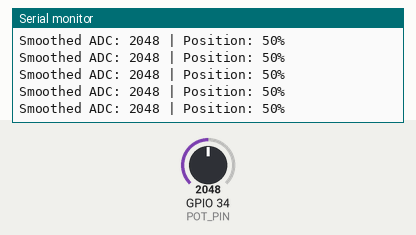
Recording of a sketch running on a simulated ESP32. On the bench: the last lines printed to the serial monitor. The inputs (shaded band) are chosen by the test bench; at power-on: GPIO 34 (POT_PIN) = 2048 (analog values on the 0–4095 scale).

Above: at 1.2 s.
1.3 s: GPIO 34 (POT_PIN) set to 2866
At 1.67 s:
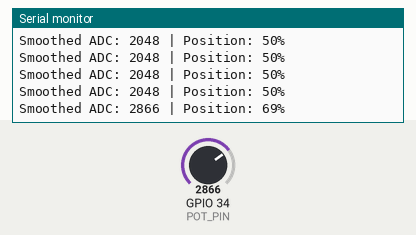
2.8 s: GPIO 34 (POT_PIN) set to 3603
At 2.89 s:
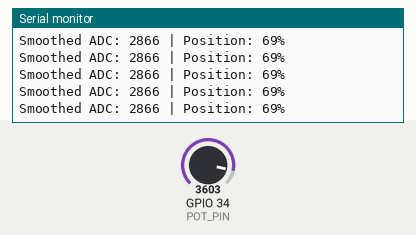
Timing chart, 0 to 5.8 s (numbered marks = the images above; inputs shaded):
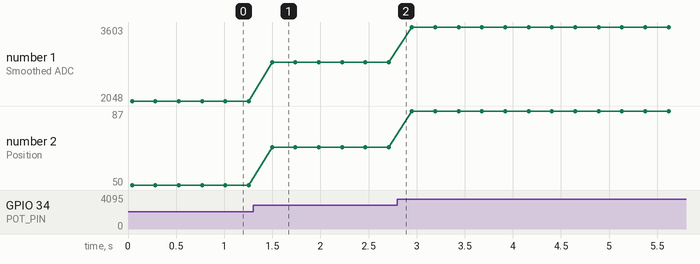

Measured:
- after the input at 1.3 s, the serial monitor: prints a new line after 0.20 s (image 1)
- plotted number 1: 2048 → 2866 after the input at 1.3 s, 2866 → 3603 after the input at 2.8 s
- plotted number 2: 50 → 69 after the input at 1.3 s, 69 → 87 after the input at 2.8 s

The sketch:

day_16_adc_calibration_and_smoothing.ino
```cpp
// Day 16: Average ADC samples and map the result.
// Potentiometer wiper -> GPIO 34; outer legs -> 3V3 and GND.
const int POT_PIN = 34;
const int SAMPLE_COUNT = 20;
int readSmoothedADC() {
  unsigned long total = 0;
  for (int i = 0; i < SAMPLE_COUNT; i++) {
    total += analogRead(POT_PIN);
    delay(2);
  }
  return total / SAMPLE_COUNT;
}
void setup() {
  Serial.begin(115200);
  analogReadResolution(12);
}
void loop() {
  int smooth = readSmoothedADC();
  int percent = map(smooth, 0, 4095, 0, 100);
  Serial.print("Smoothed ADC: "); Serial.print(smooth);
  Serial.print(" | Position: "); Serial.print(percent);
  Serial.println("%");
  delay(200);
}
```
